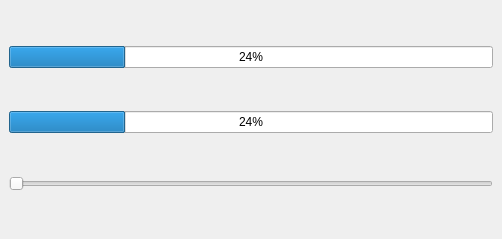
<?xml version="1.0" encoding="UTF-8"?>
<ui version="4.0">
 <class>MainWindow</class>
 <widget class="QMainWindow" name="MainWindow">
  <property name="geometry">
   <rect>
    <x>0</x>
    <y>0</y>
    <width>502</width>
    <height>239</height>
   </rect>
  </property>
  <property name="windowTitle">
   <string>MainWindow</string>
  </property>
  <widget class="QWidget" name="centralwidget">
   <layout class="QVBoxLayout" name="verticalLayout">
    <item>
     <widget class="QProgressBar" name="progressBar">
      <property name="value">
       <number>24</number>
      </property>
     </widget>
    </item>
    <item>
     <widget class="QProgressBar" name="progressBar_2">
      <property name="value">
       <number>24</number>
      </property>
     </widget>
    </item>
    <item>
     <widget class="QSlider" name="horizontalSlider">
      <property name="orientation">
       <enum>Qt::Horizontal</enum>
      </property>
     </widget>
    </item>
   </layout>
  </widget>
  <widget class="QMenuBar" name="menubar">
   <property name="geometry">
    <rect>
     <x>0</x>
     <y>0</y>
     <width>502</width>
     <height>26</height>
    </rect>
   </property>
  </widget>
 </widget>
 <resources/>
 <connections/>
</ui>
